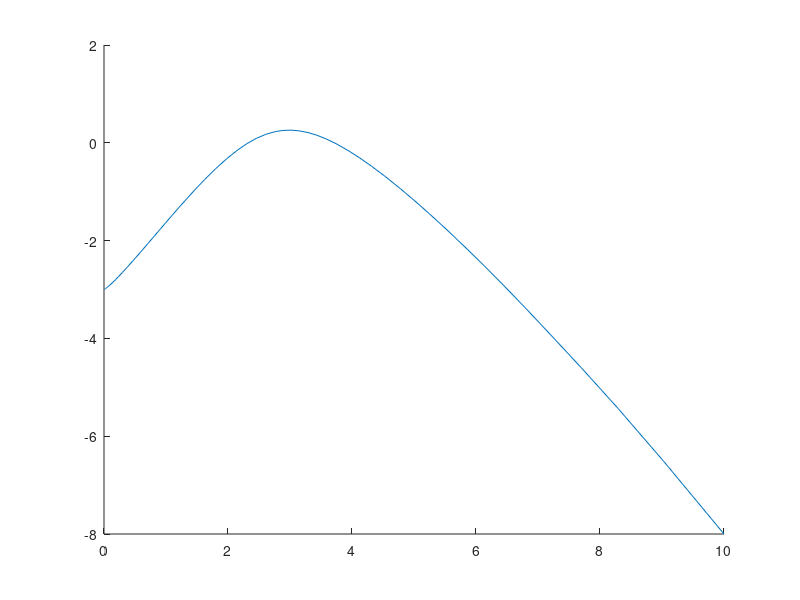

MATLAB code for this plot:
clear
function res=p2func(t,x)
  res=[x(1)*x(2)-2*x(1);x(1)^2+x(2)^2-9];
endfunction

tstart=0;
tend=2;
x0=10;
y0=-8;

[t,x]=ode45(@p2func,[tstart,tend],[x0,y0]);
##for k=1:length(x)-5
##  plot(x(k:k+5,1),x(k:k+5,2))
##  hold on
##  plot(x(k+5,1),x(k+5,2),'o')
##  axis([-2,10,-8,8])
##  #M(k)=getframe;
##  hold off
##end
#movie(M,3)
hold on
plot(x(:,1),x(:,2))